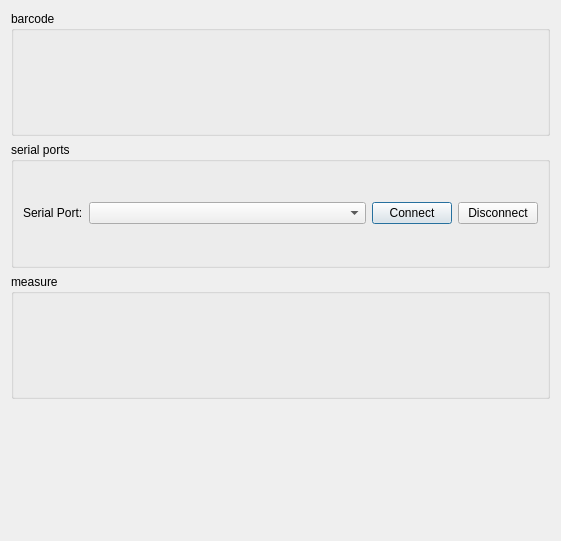
<?xml version="1.0" encoding="UTF-8"?>
<ui version="4.0">
 <class>AudiometerDialog</class>
 <widget class="QDialog" name="AudiometerDialog">
  <property name="geometry">
   <rect>
    <x>0</x>
    <y>0</y>
    <width>561</width>
    <height>541</height>
   </rect>
  </property>
  <property name="windowTitle">
   <string>Hearing Measurement</string>
  </property>
  <layout class="QVBoxLayout" name="verticalLayout_2">
   <item>
    <widget class="QGroupBox" name="idGroupBox">
     <property name="sizePolicy">
      <sizepolicy hsizetype="Preferred" vsizetype="Preferred">
       <horstretch>0</horstretch>
       <verstretch>0</verstretch>
      </sizepolicy>
     </property>
     <property name="title">
      <string>barcode</string>
     </property>
     <layout class="QHBoxLayout" name="horizontalLayout">
      <item>
       <widget class="BarcodeWidget" name="barcodeWidget" native="true"/>
      </item>
     </layout>
    </widget>
   </item>
   <item>
    <widget class="QGroupBox" name="serialPortGroupBox">
     <property name="title">
      <string>serial ports</string>
     </property>
     <layout class="QVBoxLayout" name="verticalLayout" stretch="0">
      <item>
       <layout class="QHBoxLayout" name="horizontalLayout_3">
        <item>
         <widget class="QLabel" name="serialPortLabel">
          <property name="sizePolicy">
           <sizepolicy hsizetype="Fixed" vsizetype="Preferred">
            <horstretch>0</horstretch>
            <verstretch>0</verstretch>
           </sizepolicy>
          </property>
          <property name="text">
           <string>Serial Port:</string>
          </property>
         </widget>
        </item>
        <item>
         <widget class="QComboBox" name="deviceComboBox">
          <property name="sizePolicy">
           <sizepolicy hsizetype="Preferred" vsizetype="Fixed">
            <horstretch>1</horstretch>
            <verstretch>0</verstretch>
           </sizepolicy>
          </property>
         </widget>
        </item>
        <item>
         <widget class="QPushButton" name="connectButton">
          <property name="text">
           <string>Connect</string>
          </property>
         </widget>
        </item>
        <item>
         <widget class="QPushButton" name="disconnectButton">
          <property name="text">
           <string>Disconnect</string>
          </property>
         </widget>
        </item>
       </layout>
      </item>
     </layout>
    </widget>
   </item>
   <item>
    <widget class="QGroupBox" name="measureGroupBox">
     <property name="sizePolicy">
      <sizepolicy hsizetype="Preferred" vsizetype="Preferred">
       <horstretch>0</horstretch>
       <verstretch>0</verstretch>
      </sizepolicy>
     </property>
     <property name="title">
      <string>measure</string>
     </property>
     <layout class="QVBoxLayout" name="verticalLayout_3">
      <item>
       <widget class="MeasureWidget" name="measureWidget" native="true"/>
      </item>
     </layout>
    </widget>
   </item>
   <item>
    <widget class="QStatusBar" name="statusBar">
     <property name="sizeGripEnabled">
      <bool>false</bool>
     </property>
    </widget>
   </item>
  </layout>
 </widget>
 <customwidgets>
  <customwidget>
   <class>BarcodeWidget</class>
   <extends>QWidget</extends>
   <header>widgets/BarcodeWidget.h</header>
   <container>1</container>
  </customwidget>
  <customwidget>
   <class>MeasureWidget</class>
   <extends>QWidget</extends>
   <header>widgets/MeasureWidget.h</header>
   <container>1</container>
  </customwidget>
 </customwidgets>
 <includes>
  <include location="local">widgets/BarcodeWidget.h</include>
  <include location="local">widgets/MeasureWidget.h</include>
 </includes>
 <resources/>
 <connections/>
</ui>
